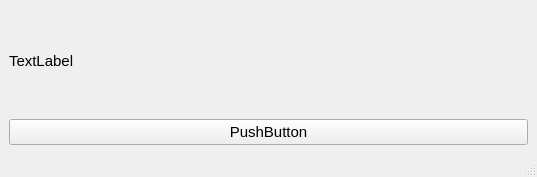
<?xml version="1.0" encoding="UTF-8"?>
<ui version="4.0">
 <class>MainWindow</class>
 <widget class="QMainWindow" name="MainWindow">
  <property name="geometry">
   <rect>
    <x>0</x>
    <y>0</y>
    <width>537</width>
    <height>177</height>
   </rect>
  </property>
  <property name="font">
   <font>
    <pointsize>11</pointsize>
   </font>
  </property>
  <property name="windowTitle">
   <string>MainWindow</string>
  </property>
  <widget class="QWidget" name="centralwidget">
   <layout class="QVBoxLayout" name="verticalLayout">
    <item>
     <widget class="QLabel" name="label">
      <property name="text">
       <string>TextLabel</string>
      </property>
     </widget>
    </item>
    <item>
     <widget class="QPushButton" name="pushButton">
      <property name="text">
       <string>PushButton</string>
      </property>
     </widget>
    </item>
   </layout>
  </widget>
  <widget class="QMenuBar" name="menubar">
   <property name="geometry">
    <rect>
     <x>0</x>
     <y>0</y>
     <width>537</width>
     <height>31</height>
    </rect>
   </property>
  </widget>
  <widget class="QStatusBar" name="statusbar"/>
 </widget>
 <resources/>
 <connections/>
</ui>
